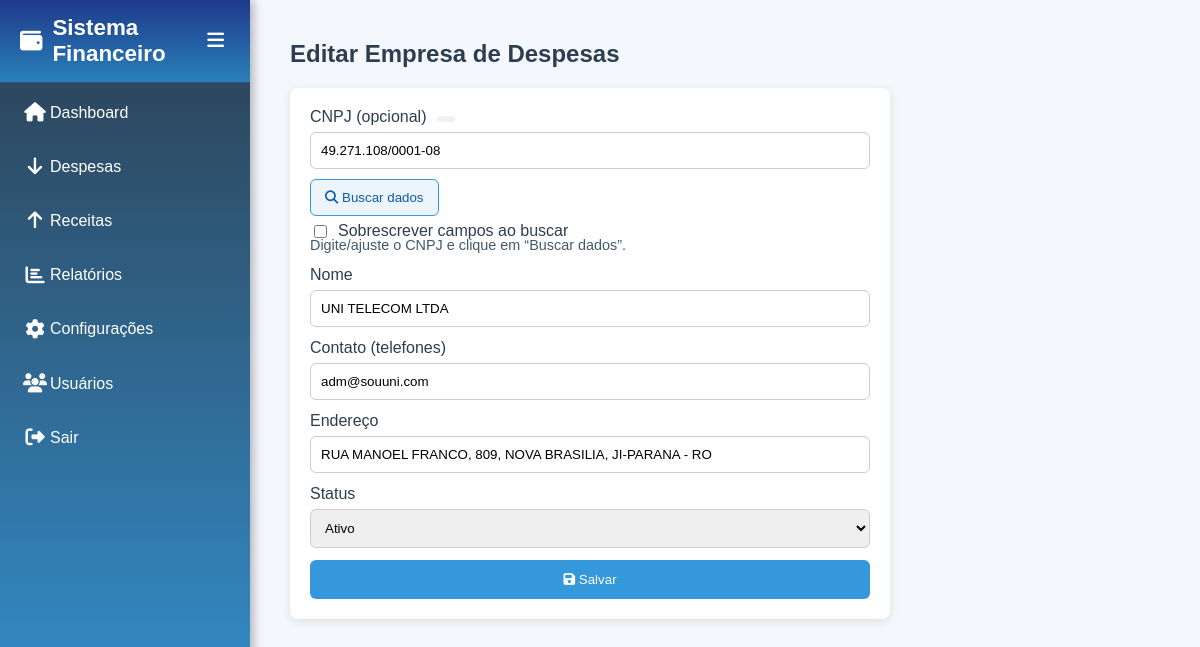
/configuracoes/empresas/despesas/editar.php?id=2 (signed in), run on the app's committed database.
### tables this page shows
CREATE TABLE `empresas_pagaveis` (
  `id` int(11) NOT NULL,
  `nome_empresa` varchar(100) NOT NULL,
  `cnpj` varchar(20) DEFAULT NULL,
  `endereco` varchar(255) DEFAULT NULL,
  `contato` varchar(100) DEFAULT NULL,
  `status` enum('ativo','inativo') DEFAULT 'ativo'
);

### configuracoes/empresas/despesas/editar.php (the view, shortened to what this page needs)
<?php
include_once __DIR__ . '/../../../config.php';
$id = isset($_GET['id']) ? (int)$_GET['id'] : 0;
$stmt = $pdo->prepare('SELECT * FROM empresas_pagaveis WHERE id = :id');
$stmt->execute(['id' => $id]);
$empresa = $stmt->fetch(PDO::FETCH_ASSOC);
?>
<!DOCTYPE html>
<html lang="pt-br">
<head>
  <link rel="stylesheet" href="https://cdnjs.cloudflare.com/ajax/libs/font-awesome/6.4.2/css/all.min.css">
</head>
<body>
  <?php include_once __DIR__ . '/../../../sidebar.php'; ?>
  <div class="container">
    <h2>Editar Empresa de Despesas</h2>
    <form method="post" autocomplete="off" id="form-empresa">
      <div class="form-group">
        <label for="cnpj">CNPJ (opcional)
          <span class="badge" id="status-cnpj"></span>
        </label>
        <div class="row">
          <input
            type="text"
            id="cnpj"
            name="cnpj"
            placeholder="00.000.000/0000-00"
            maxlength="18"
            inputmode="numeric"
            value="<?php echo htmlspecialchars($_POST['cnpj'] ?? ($empresa['cnpj'] ?? '')); ?>"
          >
          <button type="button" id="btn-buscar-cnpj" class="btn-outlined">
            <i class="fa-solid fa-magnifying-glass"></i> Buscar dados
          </button>
        </div>
        <div class="checkline">
          <input type="checkbox" id="sobrescrever" style="width:auto;">
          <label for="sobrescrever" style="margin:0;">Sobrescrever campos ao buscar</label>
        </div>
        <div class="hint" id="hint-cnpj">Digite/ajuste o CNPJ e clique em “Buscar dados”.</div>
      </div>
      <div class="form-group">
        <label for="nome_empresa">Nome</label>
        <input type="text" id="nome_empresa" name="nome_empresa" required
               value="<?php echo htmlspecialchars($_POST['nome_empresa'] ?? $empresa['nome_empresa']); ?>">
      </div>
      <div class="form-group">
        <label for="contato">Contato (telefones)</label>
        <input type="text" id="contato" name="contato"
               value="<?php echo htmlspecialchars($_POST['contato'] ?? ($empresa['contato'] ?? '')); ?>">
      </div>
      <div class="form-group">
        <label for="endereco">Endereço</label>
        <input type="text" id="endereco" name="endereco"
               value="<?php echo htmlspecialchars($_POST['endereco'] ?? ($empresa['endereco'] ?? '')); ?>">
      </div>
      <div class="form-group">
        <label for="status">Status</label>
        <select id="status" name="status">
          <?php $st = $_POST['status'] ?? $empresa['status']; ?>
          <option value="ativo"   <?php echo ($st==='ativo')?'selected':''; ?>>Ativo</option>
        </select>
      </div>
      <button type="submit"><i class="fas fa-save"></i> Salvar</button>
    </form>
  </div>
</body>
</html>

### configuracoes/empresas/despesas/editar.php (style rules this page uses)
body { font-family: Arial, sans-serif; margin: 0; background: #f4f7fc; }
.container { margin-left: 270px; padding: 20px; transition: margin-left 0.3s ease; animation: fadeIn .35s ease both; }
h2 { color: #2c3e50; }
form { background: #fff; padding: 20px; border-radius: 8px; box-shadow: 0 2px 10px rgba(0,0,0,.1); max-width: 560px; animation: fadeIn .4s ease both; }
.form-group { margin-bottom: 12px; }
label { display: block; margin-bottom: 6px; color: #2c3e50; }
input, select { width: 100%; padding: 10px; border: 1px solid #ccc; border-radius: 6px; box-sizing: border-box; }
button[type="submit"] { width: 100%; padding: 12px; background: #3498db; color: #fff; border: 0; border-radius: 6px; cursor: pointer; transition: transform .15s ease, background .2s ease; }
.row { display:flex; gap:10px; align-items:center; flex-wrap:wrap; }
.btn-outlined { white-space:nowrap; padding: 10px 14px; border-radius:6px; border:1px solid #3498db; background:#ecf5fe; color:#0d5aa7; cursor:pointer; }
.hint { font-size: .9rem; color:#415a6b; margin:-4px 0 8px; min-height:1.2em; }
.badge { display:inline-block; padding:2px 8px; border-radius:999px; font-size:.78rem; background:#eef2f7; color:#2c3e50; margin-left:6px; border:1px solid transparent; }
.checkline { display:flex; gap:8px; align-items:center; margin-top:6px; }

### sidebar.php (style rules this page uses)
body { margin: 0; font-family: Arial, sans-serif; }

### data on the page
empresas_pagaveis: cnpj "49.271.108/0001-08", nome_empresa "UNI TELECOM LTDA", contato "adm@souuni.com", endereco "RUA MANOEL FRANCO, 809, NOVA BRASILIA, JI-PARANA - RO", status "Ativo"
